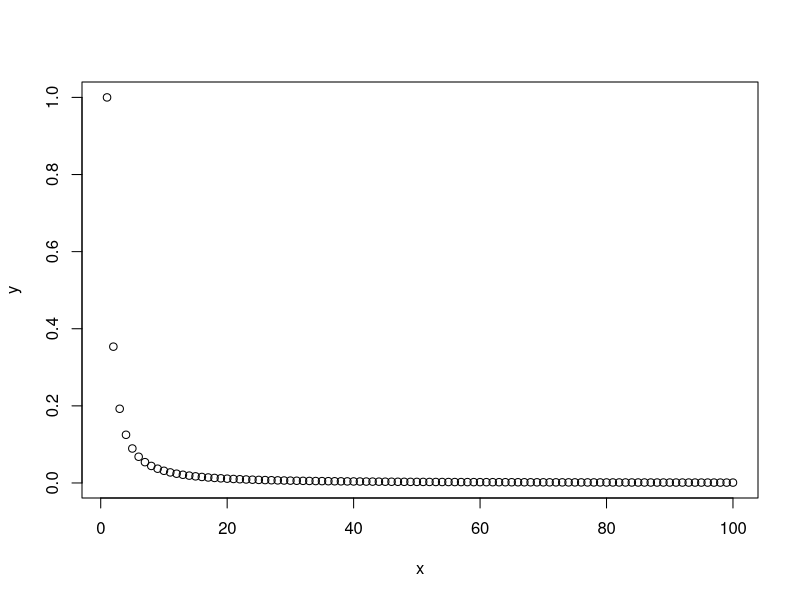
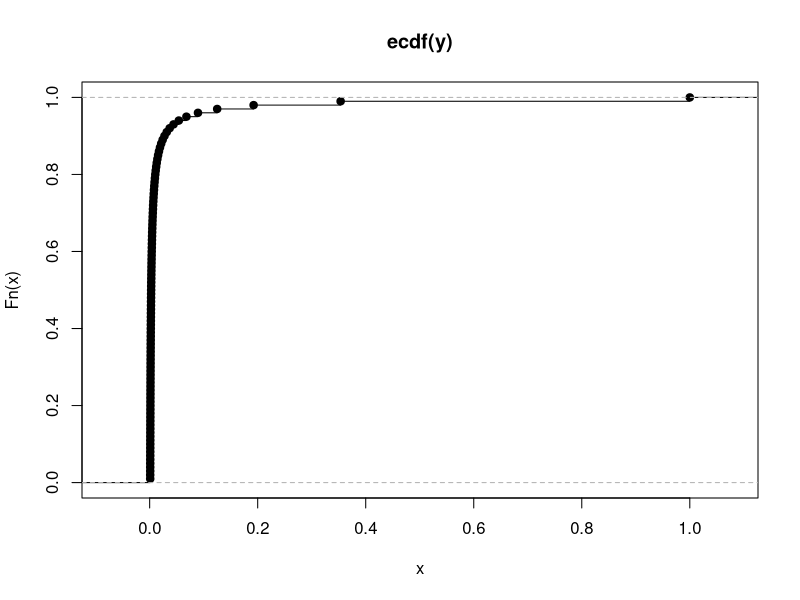
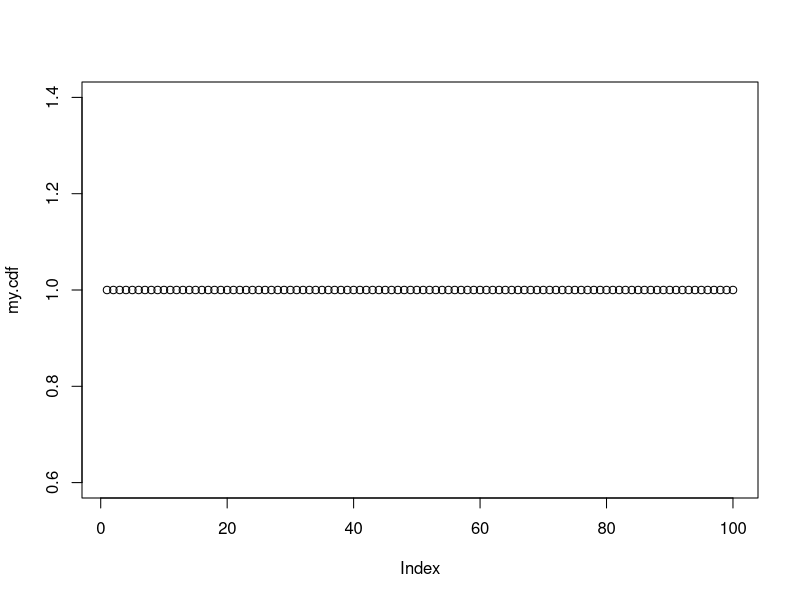
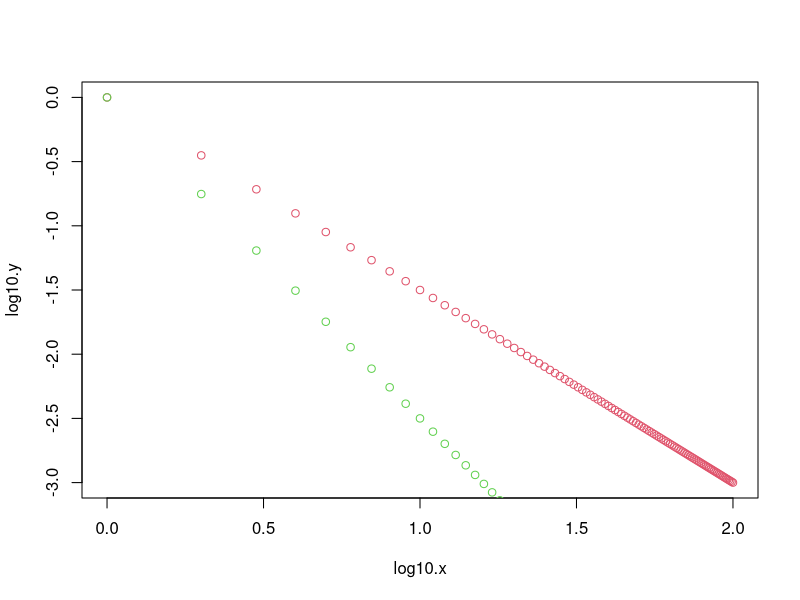

Recreate these plots in R, in order.
# plot pdfs and cdfs of power laws with different slopes

# set alpha = 1.5, alpha = 2.5

# plot power law function  x^-alpha



x <- 1:100
log10.x <- log10(x)

alpha <- 1.5
y <- x^(-alpha)
log10.y <- log10(y)
plot(x,y)

cdf <- ecdf(y)

plot(cdf)

my.cdf <- cdf(x)

plot(my.cdf)


plot(log10.x, log10.y, col = 2)



# find "ccdf"



alpha <- 2.5
y <- x^(-alpha)
log10.y <- log10(y)
points(log10(x), log10(x^(-alpha)), col = 3)




